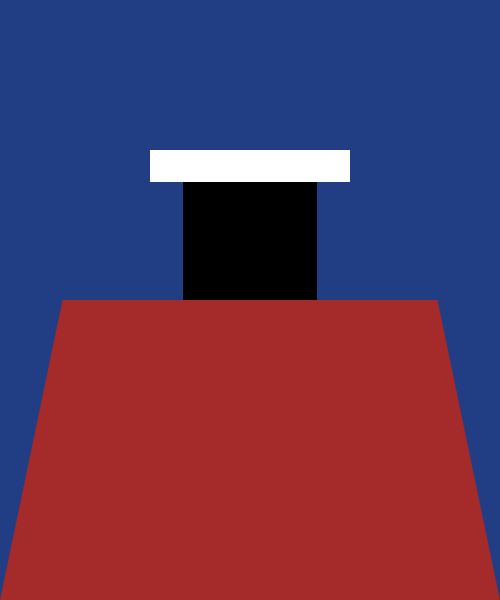
Frame 1 (no input)
Frame 60 (no input): identical to frame 1, image omitted
Frame 120 (the mouse pressed at the canvas centre since frame 60): identical to frame 1, image omitted

The p5.js sketch that drew this single still picture (run headless with seeded random() and noise() and a simulated clock; from frame 60 on, the mouse is pressed at the canvas centre):

// p5.js sketch
// ── sketch.js
let springHeight = 32,
  left,
  right,
  maxHeight = 200,
  minHeight = 100,
  over = false,
  move = false,
  firstBounce = false; // 첫 번째 튕김 여부

// 용수철 시뮬레이션 상수들
let M = 0.8, // Mass(질량)
  K = 0.2, // 용수철(spring) 상수
  D = 0.92, // Damping(감쇠)
  R = 150; // Rest Position(놓인 위치)

// 용수철 시뮬레이션 변수들
let ps = R, // 위치
  vs = 0.0, // 속도
  as = 0, // 가속도
  f = 0; // 힘

// 추가: 튕기는 원 배열
let circles = [];

function setup() {
  // 캔버스를 중앙에 위치시키기 위한 변수
  let canvasX = windowWidth / 2 - 250; // 캔버스의 x 좌표
  let canvasY = windowHeight / 2 - 300; // 캔버스의 y 좌표

  // 캔버스 생성 및 위치 설정
  createCanvas(500, 600).position(canvasX, canvasY);
  rectMode(CORNERS);
  noStroke();
  left = width / 2 - 100;
  right = width / 2 + 100;

  // 추가: 초기에 원을 화면 위쪽 밖에 생성
  for (let i = 0; i < 5; i++) {
    let size = random(10, 30);
    let angle = random(-PI / 4, PI / 4); // 무작위 각도 (-45도에서 45도 사이)
    let speed = random(2, 5); // 무작위 속도
    let x = random(width);
    let y = -size / 2; // 화면 위쪽 밖에 위치

    circles.push({ x, y, size, speed });
  }
}

function draw() {
  background('#213D83');

  updateSpring();
  drawSpring();
  if (firstBounce) {
    drawCircles();
  }
}

function drawSpring() {
  // 바탕 그리기
  fill(0.2);
  let baseWidth = 0.5 * ps + -8;
  rect(width / 2 - baseWidth, ps + springHeight, width / 2 + baseWidth, height);

  // 상단 막대기의 색상 설정하고 그리기
  if (over || move) {
    fill('#FFD451');
  } else {
    fill('white');
  }

  rect(left, ps, right, ps + springHeight);

  // 사다리꼴 모양의 지붕 그리기
  fill('brown');
  quad(
    0,
    height,
    width,
    height,
    (7 * width) / 8,
    height - 300,
    width / 8,
    height - 300
  );
}

// 추가: 튕기는 원 그리기 함수
function drawCircles() {
  fill('#C5EEFF');
  for (let circle of circles) {
    ellipse(circle.x, circle.y, circle.size, circle.size);
  }
}

function updateSpring() {
  // 용수철(spring) 위치 업데이트
  if (!move) {
    f = -K * (ps - R); // f=-ky
    as = f / M; // 가속도 설정, f=ma == a=f/m
    vs = D * (vs + as); // 속도 설정
    ps = ps + vs; // 업데이트된 위치
  }

  // 추가: 튕기는 원 생성 조건 추가 (첫 번째 튕김 이후에만)
  if (abs(vs) < 0.1 && !move && firstBounce) {
    vs = 0; // 튕길 때의 속도를 0으로 설정

    // 추가: 튕기는 원 추가
    let size = random(10, 30);
    let angle = random(-PI / 4, PI / 4); // 무작위 각도 (-45도에서 45도 사이)
    let speed = random(2, 5); // 무작위 속도
    let x = random(width);
    let y = -size / 2; // 화면 위쪽 밖에 위치

    circles.push({ x, y, size, speed });
  }

  // 추가: 튕기는 원의 위치 업데이트 및 화면 바깥으로 나갔을 때 제거
  for (let i = circles.length - 1; i >= 0; i--) {
    let circle = circles[i];
    circle.y += circle.speed;

    // 화면 바깥으로 나가면 배열에서 제거
    if (
      circle.y - circle.size / 2 > height ||
      circle.x < 0 ||
      circle.x > width
    ) {
      circles.splice(i, 1);
    }
  }

  // 마우스가 상단 막대기 위에 있는지 여부 테스트
  if (
    mouseX > left &&
    mouseX < right &&
    mouseY > ps &&
    mouseY < ps + springHeight
  ) {
    over = true;
  } else {
    over = false;
  }

  // 상단 막대기의 위치 설정 및 제한
  if (move) {
    ps = mouseY - springHeight / 2;
    ps = constrain(ps, minHeight, maxHeight);
  }

  // 추가: 첫 번째 튕김 확인
  if (!firstBounce && abs(vs) < 0.1 && move) {
    firstBounce = true;
  }
}

function mousePressed() {
  if (over) {
    move = true;
  }
}

function mouseReleased() {
  move = false;
}
